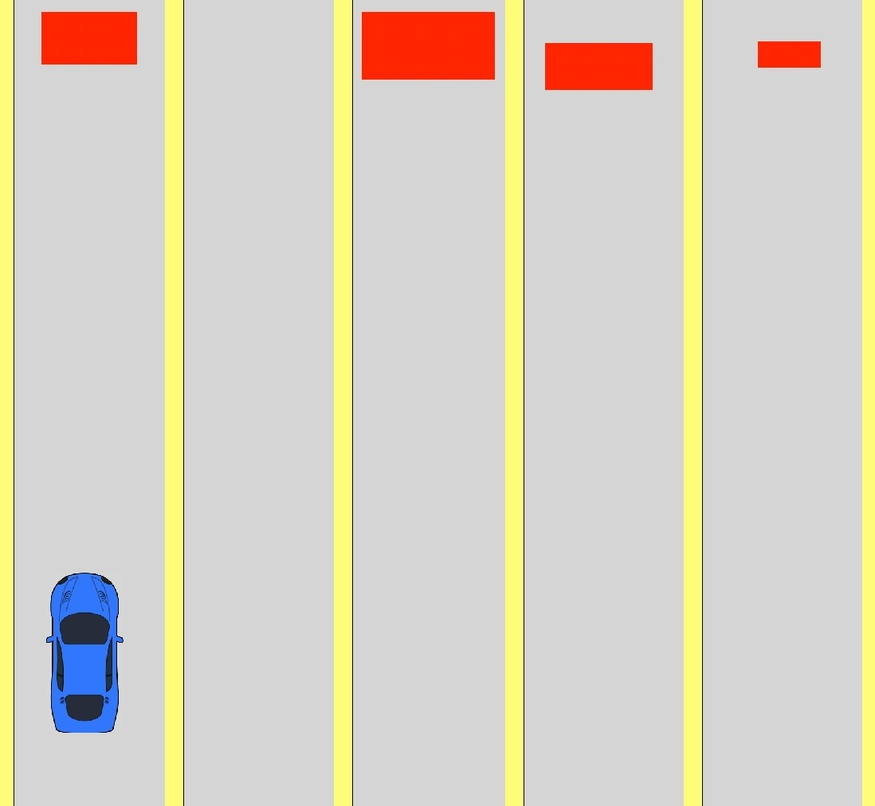
#> input picture CV_Homework_1/task_2/image_00.jpg, 875 x 806 px, shrunk from 1098 x 1012 before the run
$ python -i task_3.py   (imports and definitions only)
#> lines starting #> are read from the running program, lines starting #| are printed output that depends on the picture; after the words box and inside, x2 and y2 are one past the last pixel; in counts of white or black regions, pixels touching at a corner belong together
import cv2
import numpy as np

# [37 lines left out: functions new_borders, rotate, not called in this run]

def find_contours(image: np.ndarray):
    """
    Находит контуры на изображении.

    :param image: входное изображение
    :return: изображение с наложенными контурами и сами контуры
    """
    gray = cv2.cvtColor(image, cv2.COLOR_RGB2GRAY)
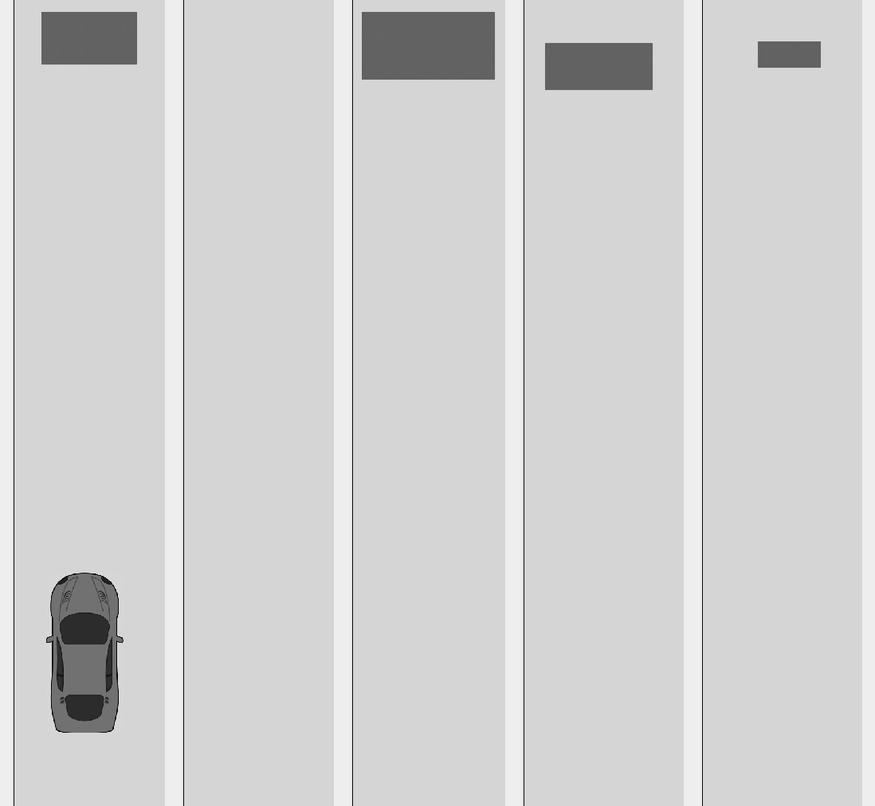
#> gray: shape (806, 875); min 1, max 246, mean 209.6

    blurred = cv2.GaussianBlur(gray, (5, 5), 0)

    edges = cv2.Canny(blurred, 10, 10)
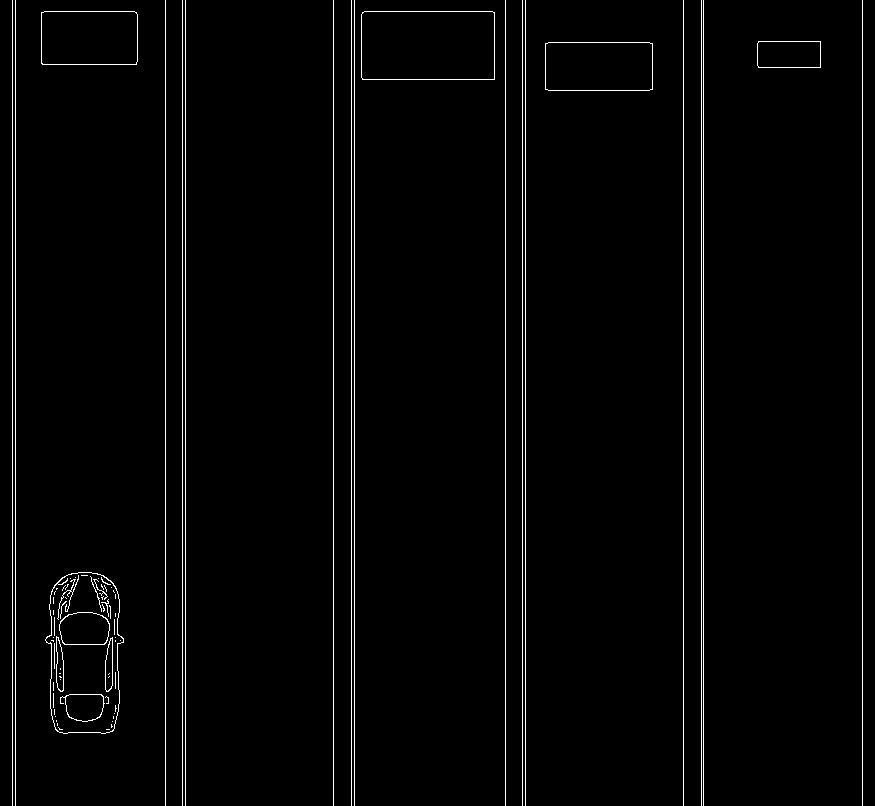
#> edges: shape (806, 875); 2.1% white in thin lines or dots

    contours, _ = cv2.findContours(edges, cv2.RETR_EXTERNAL, cv2.CHAIN_APPROX_SIMPLE)
#> contours = 20 contours, 15 with area under 20; largest, box (x1, y1, x2, y2) and area: (45, 572, 124, 734) 10402, (361, 11, 495, 80) 9037, (545, 42, 653, 91) 5126, (41, 11, 138, 65) 5078, (757, 41, 821, 68) 1635

    contour_image = image.copy()
    cv2.drawContours(contour_image, contours, -1, (255, 0, 0), 2)  # Рисуем контуры красным цветом
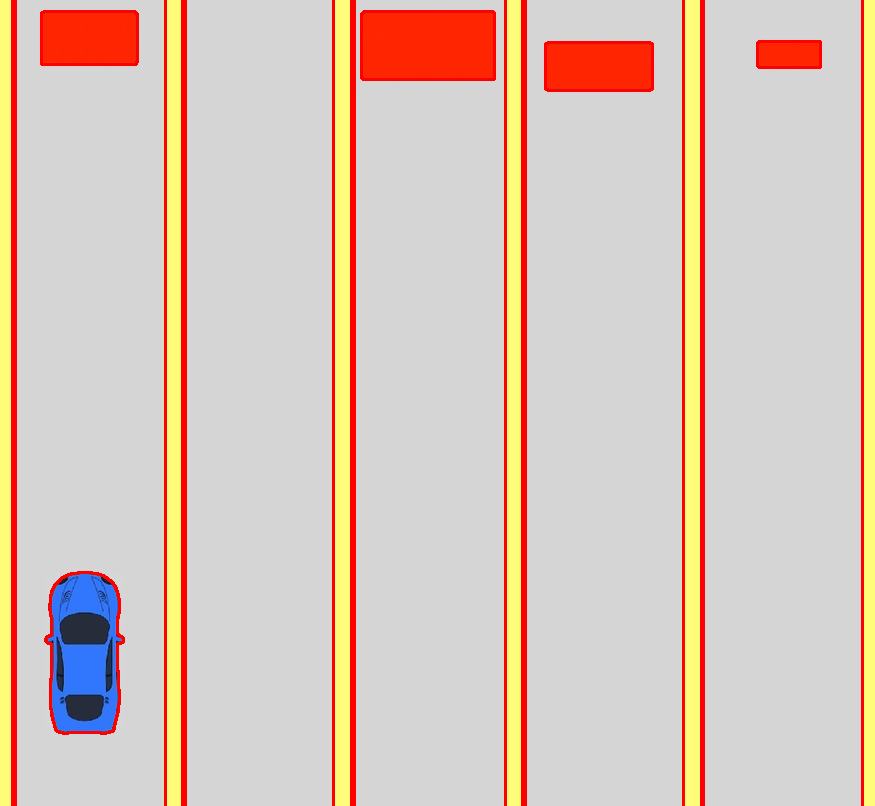
#> contour_image: shape (806, 875, 3); mean R, G, B 218.1, 197.9, 186.3

    return contour_image, contours

# [17 lines left out: function apply_warpAffine, not called in this run]

>>> import cv2
>>> picture = cv2.cvtColor(cv2.imread('task_2/image_00.jpg'), cv2.COLOR_BGR2RGB)
>>> result = find_contours(picture)

$ run again, on CV_Homework_1/task_2/image_01.jpg
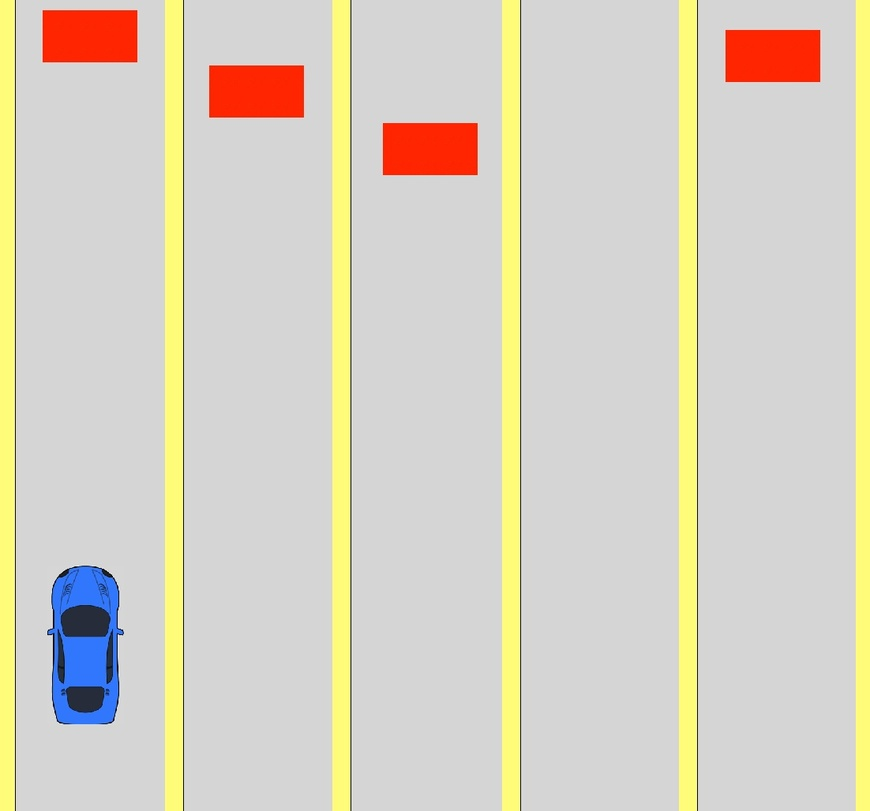
#> input picture CV_Homework_1/task_2/image_01.jpg, 870 x 811 px, shrunk from 1102 x 1028 before the run
#> in find_contours, `edges = cv2.Canny(blurred, 10, 10)`:
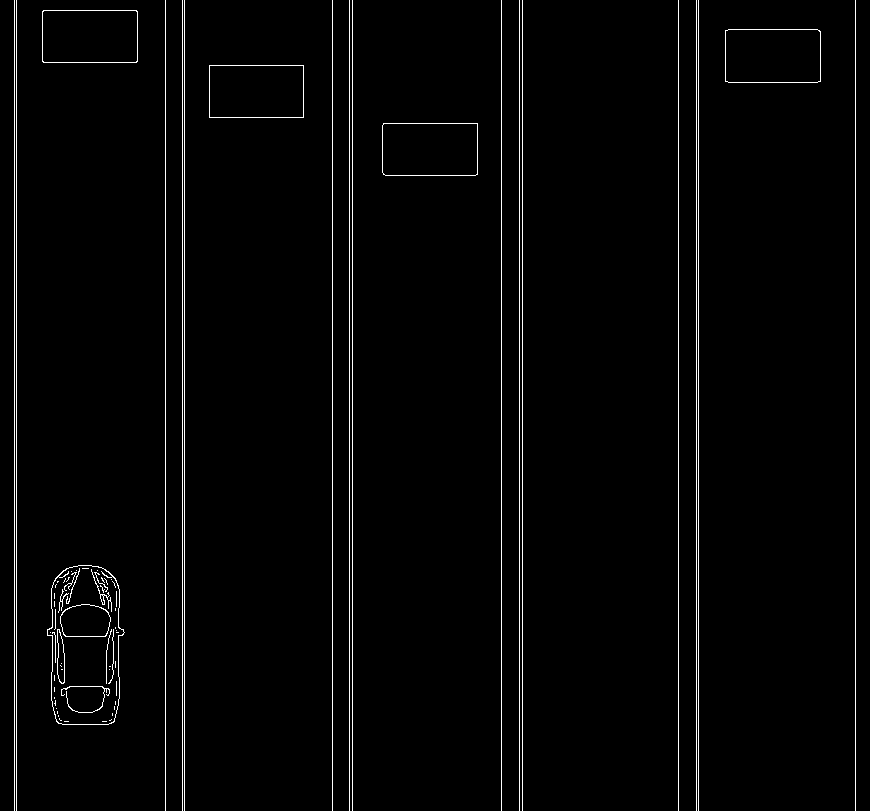
#> edges: shape (811, 870); 2.1% white in thin lines or dots
#> contours = 20 contours, 15 with area under 20; largest, box (x1, y1, x2, y2) and area: (47, 565, 125, 725) 10230, (725, 29, 821, 83) 5024, (42, 10, 138, 63) 4938, (382, 123, 478, 176) 4933, (209, 65, 304, 118) 4888
#> in find_contours, `cv2.drawContours(contour_image, contours, -1, (255, 0, 0), 2)`:
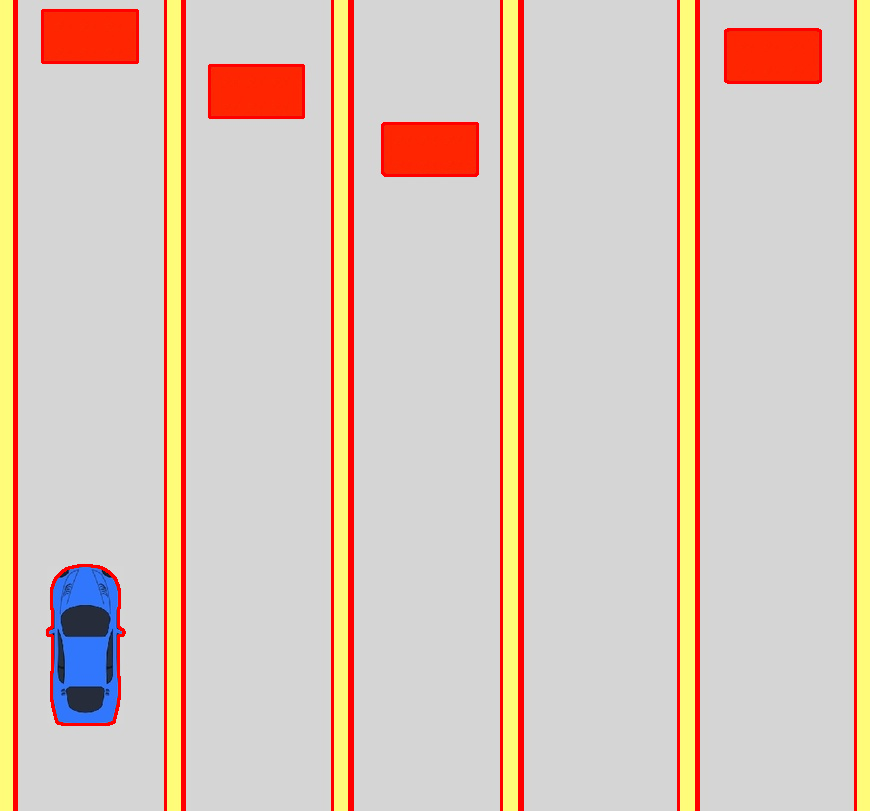
#> contour_image: shape (811, 870, 3); mean R, G, B 218.1, 198.9, 186.5

$ run again, on CV_Homework_1/task_2/image_02.jpg
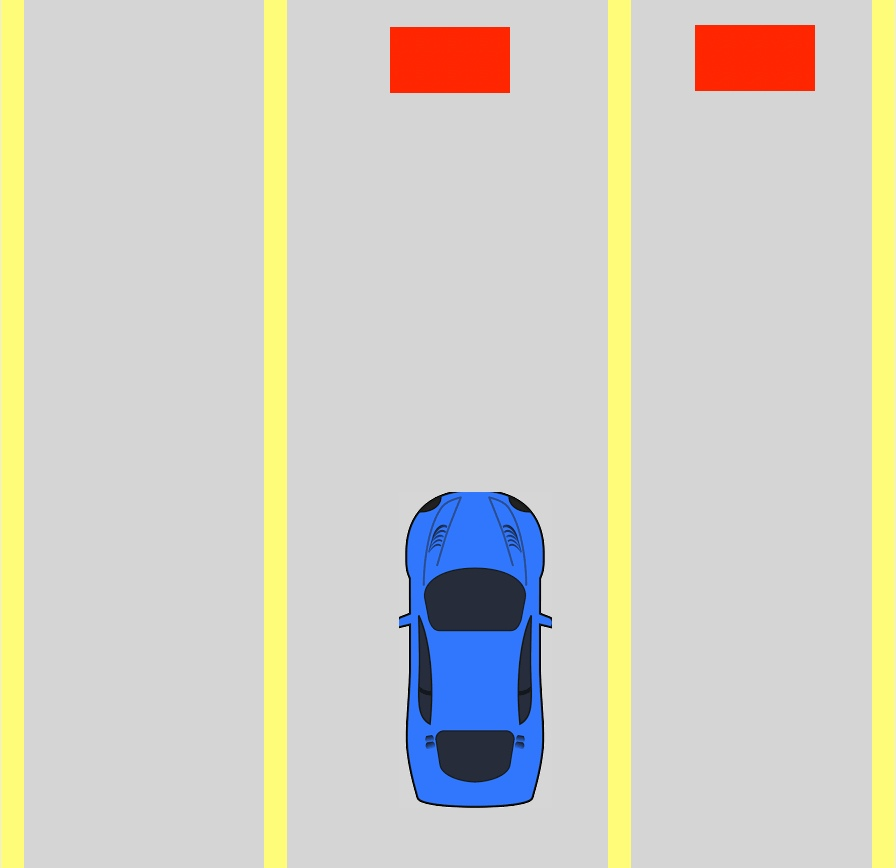
#> input picture CV_Homework_1/task_2/image_02.jpg, 896 x 868 px
#> in find_contours, `edges = cv2.Canny(blurred, 10, 10)`:
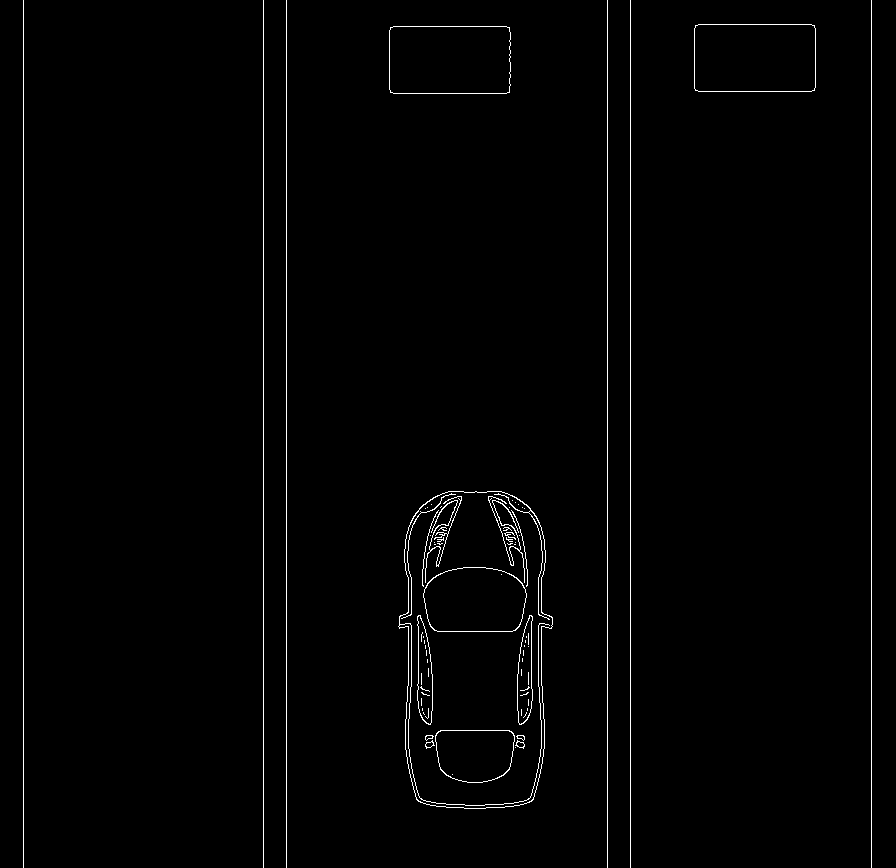
#> edges: shape (868, 896); 1.3% white in thin lines or dots
#> contours = 9 contours, 6 with area under 20; largest, box (x1, y1, x2, y2) and area: (398, 491, 553, 809) 41351, (694, 24, 816, 92) 8084, (389, 26, 511, 94) 8057
#> in find_contours, `cv2.drawContours(contour_image, contours, -1, (255, 0, 0), 2)`:
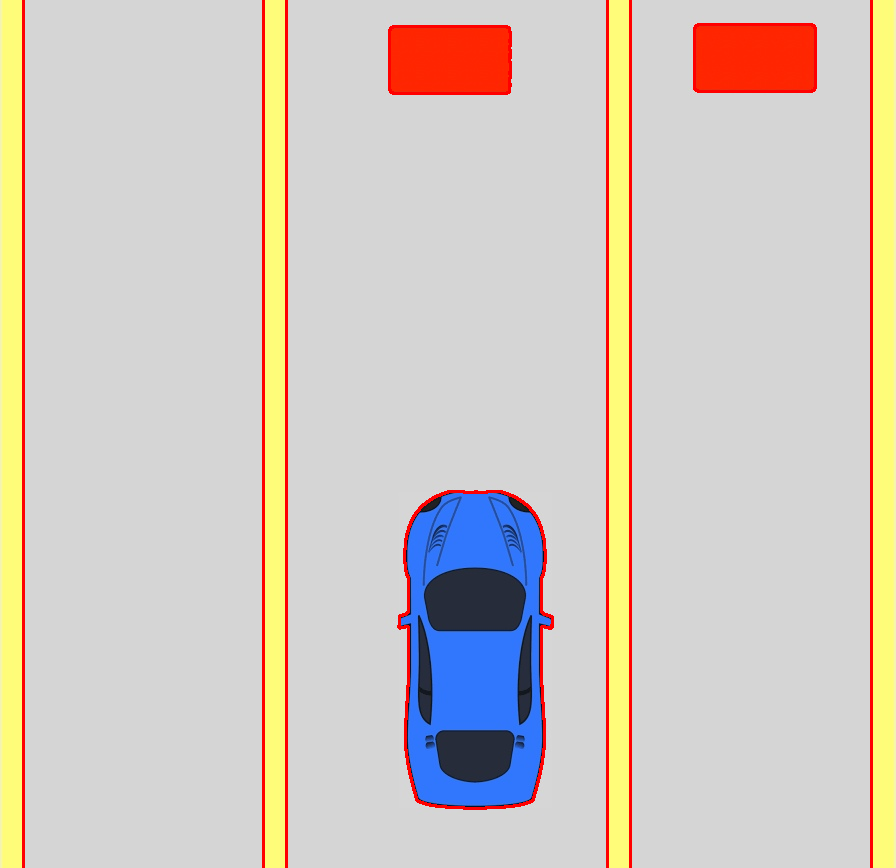
#> contour_image: shape (868, 896, 3); mean R, G, B 210.2, 201.5, 193.4
